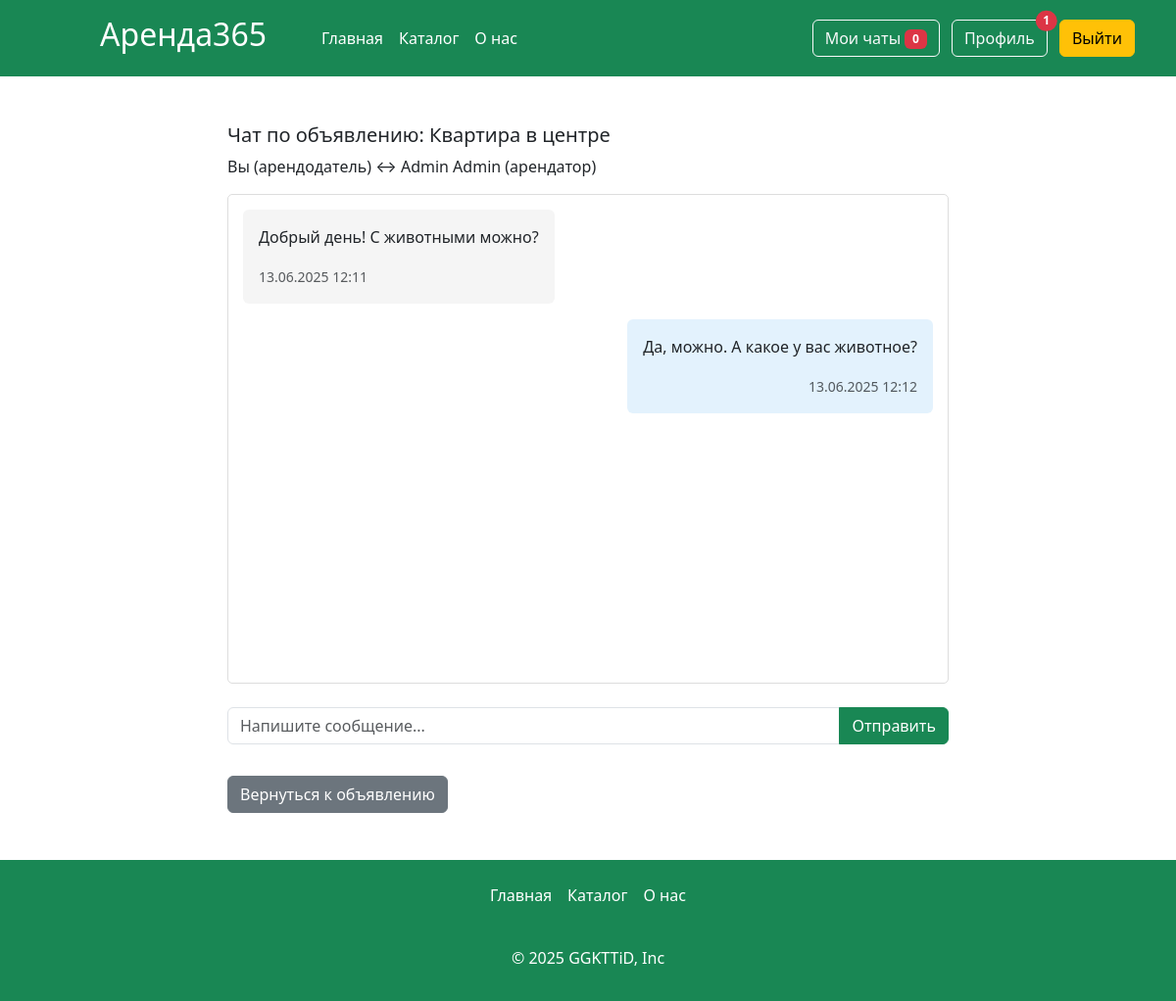
/chat/8/3 (signed in), run on the app's committed database.
### app.py (models this page shows, shortened)
class Articles(db.Model):
    id = db.Column(db.Integer,primary_key=True)
    title = db.Column(db.String(100))
    text = db.Column(db.Text)
    image_name = db.Column(db.String(100))
    category = db.Column(db.String(100))
    price = db.Column(db.Integer)
    floor = db.Column(db.Integer)
    entrance = db.Column(db.Integer)
    type_app = db.Column(db.String(100))
    address= db.Column(db.String(100))
    count_rooms = db.Column(db.Integer)
    hide = db.Column(db.Boolean, default=True)
    created_at = db.Column(db.DateTime, default=datetime.now)
    id_user = db.Column(db.Integer, db.ForeignKey('users.id'))
    orders = db.relationship('Orders', backref='article', lazy=True)
    images = db.relationship('Image', backref='article', lazy=True, cascade="all, delete-orphan")

class Users(db.Model):
    id = db.Column(db.Integer,primary_key=True)
    name = db.Column(db.String(100))
    surname = db.Column(db.String(100))
    email = db.Column(db.String(100), unique=True)
    password = db.Column(db.String(100), unique=True)
    root = db.Column(db.Integer, default=0)
    avatar = db.Column(db.String(120), default='default.jpg')
    articles = db.relationship('Articles', backref='users', lazy=True)

class Messages(db.Model):
    id = db.Column(db.Integer, primary_key=True)
    content = db.Column(db.Text, nullable=False)
    timestamp = db.Column(db.DateTime, default=datetime.now)
    sender_id = db.Column(db.Integer, db.ForeignKey('users.id'), nullable=False)
    recipient_id = db.Column(db.Integer, db.ForeignKey('users.id'), nullable=False)
    article_id = db.Column(db.Integer, db.ForeignKey('articles.id'), nullable=False)
    is_read = db.Column(db.Boolean, default=False)
    sender = db.relationship('Users', foreign_keys=[sender_id])
    recipient = db.relationship('Users', foreign_keys=[recipient_id])
    article = db.relationship('Articles')

### app.py (the view)
@app.route('/chat/<int:article_id>/<int:recipient_id>')
def chat(article_id, recipient_id):
    current_user = Users.query.filter_by(email=session['name']).first()
    article = Articles.query.get_or_404(article_id)
    recipient = Users.query.get_or_404(recipient_id)
    landlord_id = article.id_user
    if current_user.id == landlord_id:
        tenant_id = recipient_id
        if not Orders.query.filter_by(id_article=article_id, id_user=recipient_id).first():
            abort(403, description="Этот пользователь не арендовал данное жилье")
    else:
        tenant_id = current_user.id
        if not Orders.query.filter_by(id_article=article_id, id_user=current_user.id).first():
            abort(403, description="Вы не арендовали данное жилье")
        if recipient_id != landlord_id:
            abort(403, description="Некорректный собеседник")
    interlocutor = Users.query.get_or_404(recipient_id)
    messages = Messages.query.filter(
        ((Messages.sender_id == current_user.id) & (Messages.recipient_id == recipient_id)) |
        ((Messages.sender_id == recipient_id) & (Messages.recipient_id == current_user.id)),
        Messages.article_id == article_id
    ).order_by(Messages.timestamp.asc()).all()
    for message in messages:
        if message.recipient_id == current_user.id and not message.is_read:
            message.is_read = True
            db.session.commit()
    return render_template('chat.html',
                         messages=messages,
                         article=article,
                         interlocutor=interlocutor,
                         current_user=current_user,
                         is_landlord=current_user.id == landlord_id,recipient=recipient)

### app.py (called while the page is built)
@app.context_processor
def inject_unread_messages():
    if 'name' in session:
        current_user = Users.query.filter_by(email=session['name']).first()
        unread_count = Messages.query.filter_by(recipient_id=current_user.id, is_read=False).count()
        return dict(unread_messages=unread_count)
    return dict(unread_messages=0)

@app.context_processor
def inject_user():
    def get_user_name():
        if 'name' in session:
            return Users.query.filter_by(email=session['name']).first()
    return dict(active_user=get_user_name())

@app.context_processor
def inject_unread_count():
    if 'name' in session:
        user = Users.query.filter_by(email=session['name']).first()
        if user:
            unread_count = Notification.query.filter_by(user_id=user.id, is_read=False).count()
            return dict(unread_notifications=unread_count)
    return dict(unread_notifications=0)

### templates/chat.html (shortened to what this page needs)
{% extends 'base.html' %}
{% block main %}
<main>
    <div class="container my-5">
        <div class="row">
            <div class="col-md-8 mx-auto">
            <div class="chat-header">
                <h5>Чат по объявлению: {{ article.title }}</h5>
                <p>
                    {% if is_landlord %}
                        Вы (арендодатель) ↔ {{ interlocutor.name }} {{ interlocutor.surname }} (арендатор)
                    {% else %}
                        Вы (арендатор) ↔ {{ interlocutor.name }} {{ interlocutor.surname }} (арендодатель)
                    {% endif %}
                </p>
            </div>
                <div class="chat-container mb-4" style="height: 500px; overflow-y: auto; border: 1px solid #ddd; padding: 15px; border-radius: 5px;">
                    {% for message in messages %}
                    <div class="message mb-3 {% if message.sender_id == current_user.id %}text-end{% endif %}">
                        <div class="d-flex {% if message.sender_id == current_user.id %}justify-content-end{% else %}justify-content-start{% endif %}">
                            <div class="message-content p-3 rounded"
                                 style="max-width: 70%;
                                        {% if message.sender_id == current_user.id %}background-color: #e3f2fd;{% else %}background-color: #f5f5f5;{% endif %}">
                                <p>{{ message.content }}</p>
                                <small class="text-muted">{{ message.timestamp.strftime('%d.%m.%Y %H:%M') }}</small>
                            </div>
                        </div>
                    </div>
                    {% endfor %}
                </div>
                <form method="POST" action="{{ url_for('send_message', article_id=article.id, recipient_id=recipient.id) }}">
                    <div class="input-group mb-3">
                        <input type="text" name="content" class="form-control" placeholder="Напишите сообщение..." required>
                        <button class="btn btn-success" type="submit">Отправить</button>
                    </div>
                </form>
                <a href="{{ url_for('card', id=article.id) }}" class="btn btn-secondary mt-3">Вернуться к объявлению</a>
            </div>
        </div>
    </div>
</main>
{% endblock %}

### static/css/style.css (style rules this page uses)
html { height: 100%; }
body { display: flex; flex-direction: column; height: 100%; background-color: #ffff; border-radius: 30px; }
main { flex: 1 0 auto; }
.chat-container { scroll-behavior: smooth; }
.message-content { word-wrap: break-word; }

### data on the page
Articles: title "Квартира в центре"
Users: name "Admin", surname "Admin"
Messages: content "Добрый день! С животными можно?", timestamp "13.06.2025 12:11"
Messages: content "Да, можно. А какое у вас животное?", timestamp "13.06.2025 12:12"

### other printed values
{{ unread_messages }} "0"
{{ unread_notifications }} "1"
